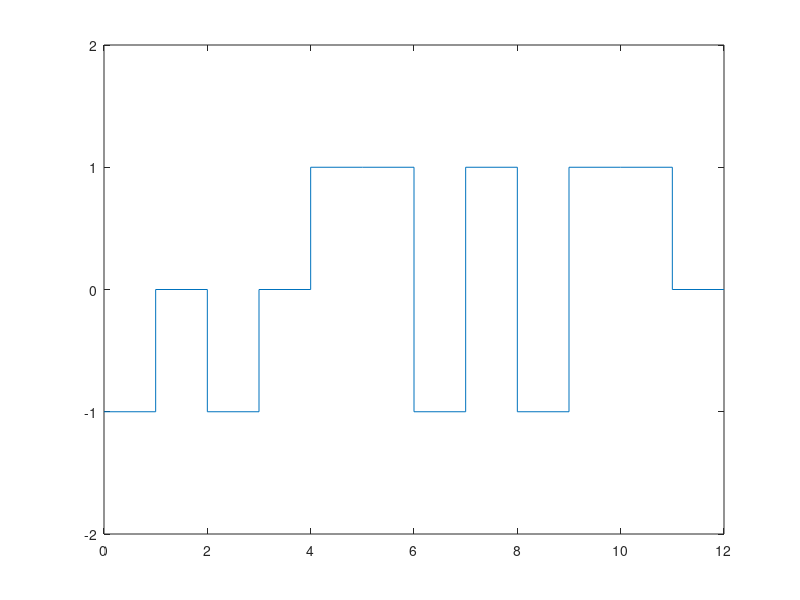

Write MATLAB code to recreate this figure.
m=[0 0 0 1 0 0 0 1 0 1 0 1 0 0 1 1];
len=length(m);
w=[];
x=[];
y=[];
j=0;

for i=1:8:len
    if(m(i)==0 & m(i+1)==0 & m(i+2)==0 & m(i+3)==1 & m(i+4)==0 & m(i+5)==0 & m(i+6)==0 & m(i+7)==1)
        w=[w -1 0 -1 0 1 1];
    elseif(m(i)==0 & m(i+1)==1 & m(i+2)==0 & m(i+3)==1 & m(i+4)==0 & m(i+5)==0 & m(i+6)==1 & m(i+7)==1)
        w=[w -1 1 -1 1 1 0];
    end
end

k=length(w);
for j=1:k
    if(w(j)==0)
        x=[x j-1 j];
        y=[y 0 0];
    elseif(w(j)==-1)
        x=[x j-1 j];
        y=[y -1 -1];
        
        elseif(w(j)==1)
        x=[x j-1 j];
        y=[y 1 1];
    end      
end

plot(x,y),axis([0,12,-2,2]);